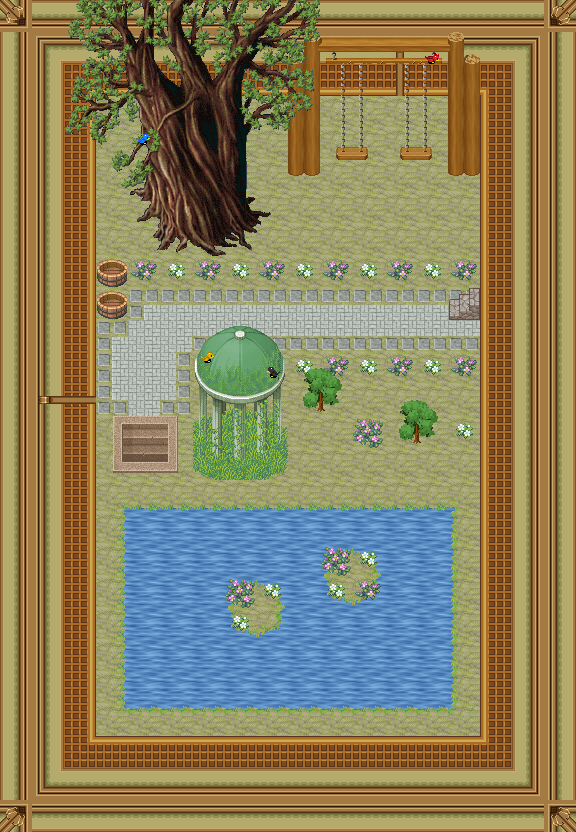

A 2D game scene composited from a Tiled map and its tileset images. What follows is a short description and the map's XML, with each tile layer's data collapsed to a summary:
An orthogonal 18x26 tile map with 32x32 px tiles, 6 tile layers (0_floor, 1_terrain, 2_object, 3_roof, ...), 2 hidden layers not drawn, 19 tilesets.

<map version="1.0" orientation="orthogonal" renderorder="right-down" width="18" height="26" tilewidth="32" tileheight="32" nextobjectid="1">
 <tileset firstgid="1" name="collision" tilewidth="32" tileheight="32" tilecount="1" columns="1">
  <image source="../../tileset/logic/collision.png" width="32" height="32" />
 </tileset>
 <tileset firstgid="2" name="kamienne_schody_brazowe" tilewidth="32" tileheight="32" tilecount="6" columns="3">
  <image source="../../tileset/pol/domki/schody/kamienne_schody_brazowe.png" width="96" height="64" />
 </tileset>
 <tileset firstgid="8" name="kafelki_rozne" tilewidth="32" tileheight="32" tilecount="160" columns="10">
  <image source="../../tileset/building/wall/dojo_walls.png" width="320" height="512" />
 </tileset>
 <tileset firstgid="168" name="floors 3" tilewidth="32" tileheight="32" tilecount="12" columns="6">
  <image source="../../tileset/ground/indoor/floors_3.png" width="192" height="64" />
 </tileset>
 <tileset firstgid="180" name="altana_green" tilewidth="32" tileheight="32" tilecount="15" columns="3">
  <image source="../../tileset/pol/altana_green.png" width="96" height="160" />
 </tileset>
 <tileset firstgid="195" name="green_paving" tilewidth="32" tileheight="32" tilecount="18" columns="3">
  <image source="../../tileset/ground/green_paving.png" width="96" height="192" />
 </tileset>
 <tileset firstgid="213" name="Holy_Tree" tilewidth="32" tileheight="32" tilecount="80" columns="8">
  <image source="../../tileset/pol/natura/drzewa/holy_tree.png" width="256" height="320" />
 </tileset>
 <tileset firstgid="293" name="kwiatki3" tilewidth="32" tileheight="32" tilecount="3" columns="3">
  <image source="../../tileset/pol/natura/kwiaty/kwiatki3.png" width="96" height="32" />
 </tileset>
 <tileset firstgid="296" name="Krzak1" tilewidth="32" tileheight="32" tilecount="4" columns="2">
  <image source="../../tileset/pol/natura/drzewa/krzak1.png" width="64" height="64" />
 </tileset>
 <tileset firstgid="300" name="sign_large" tilewidth="32" tileheight="32" tilecount="15" columns="5">
  <image source="../../tileset/item/sign_large.png" width="160" height="96" />
 </tileset>
 <tileset firstgid="315" name="swing" tilewidth="32" tileheight="32" tilecount="4" columns="2">
  <image source="../../tileset/item/swing.png" width="64" height="64" />
 </tileset>
 <tileset firstgid="319" name="birds" tilewidth="32" tileheight="32" tilecount="4" columns="2">
  <image source="../../tileset/object/birds.png" width="64" height="64" />
 </tileset>
 <tileset firstgid="323" name="meat_and_fish" tilewidth="32" tileheight="32" tilecount="5" columns="5">
  <image source="../../tileset/logic/item/meat_and_fish.png" width="160" height="32" />
 </tileset>
 <tileset firstgid="328" name="balia_kukurydza" tilewidth="32" tileheight="32" tilecount="2" columns="2">
  <image source="../../tileset/pol/wyposazenie/jedzenie/balia_kukurydza.png" width="64" height="32" />
 </tileset>
 <tileset firstgid="330" name="schody" tilewidth="32" tileheight="32" tilecount="12" columns="2">
  <image source="../../tileset/building/stairs/stairs.png" width="64" height="192" />
 </tileset>
 <tileset firstgid="342" name="woda" tilewidth="32" tileheight="32" tilecount="33" columns="3">
  <image source="../../tileset/ground/ground.png" width="96" height="352" />
 </tileset>
 <tileset firstgid="375" name="plot" tilewidth="32" tileheight="32" tilecount="9" columns="3">
  <image source="../../tileset/building/fence/stone_fence_white.png" width="96" height="96" />
 </tileset>
 <tileset firstgid="384" name="tr" tilewidth="32" tileheight="32" tilecount="18" columns="3">
  <image source="../../tileset/pol/podloze/ground_grass01.png" width="96" height="192" />
 </tileset>
 <tileset firstgid="402" name="protection" tilewidth="32" tileheight="32" tilecount="2" columns="2">
  <image source="../../tileset/logic/protection.png" width="64" height="32" />
 </tileset>
 <layer name="0_floor" width="18" height="26">
  <data>[468 cells, 466 non-empty, 3 distinct tile ids]</data>
 </layer>
 <layer name="1_terrain" width="18" height="26">
  <data>[468 cells, 307 non-empty, 58 distinct tile ids]</data>
 </layer>
 <layer name="2_object" width="18" height="26">
  <data>[468 cells, 63 non-empty, 31 distinct tile ids]</data>
 </layer>
 <layer name="3_roof" width="18" height="26">
  <data>[468 cells, 71 non-empty, 59 distinct tile ids]</data>
 </layer>
 <layer name="4_roof_add" width="18" height="26">
  <data>[468 cells, 7 non-empty, 7 distinct tile ids]</data>
 </layer>
 <layer name="objects" width="18" height="26">
  <data>[468 cells, 0 non-empty, 0 distinct tile ids]</data>
 </layer>
 <layer name="collision" width="18" height="26" visible="0">
  <data>[468 cells, 255 non-empty, 1 distinct tile ids]</data>
 </layer>
 <layer name="protection" width="54" height="34" visible="0">
  <data>[1836 cells, 1836 non-empty, 1 distinct tile ids]</data>
 </layer>
</map>
